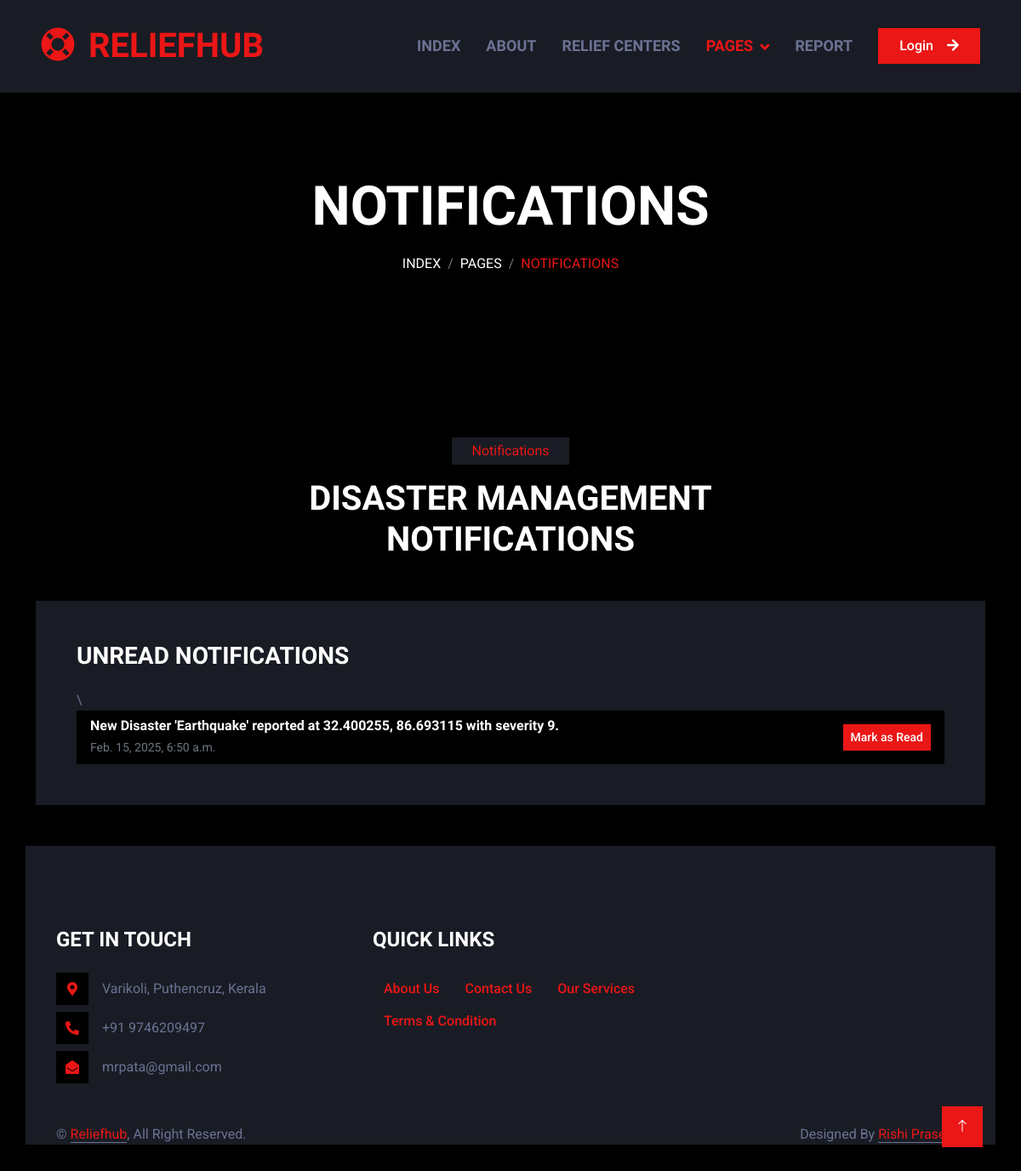
/notifications (signed in), run on an earlier commit of the app's database.
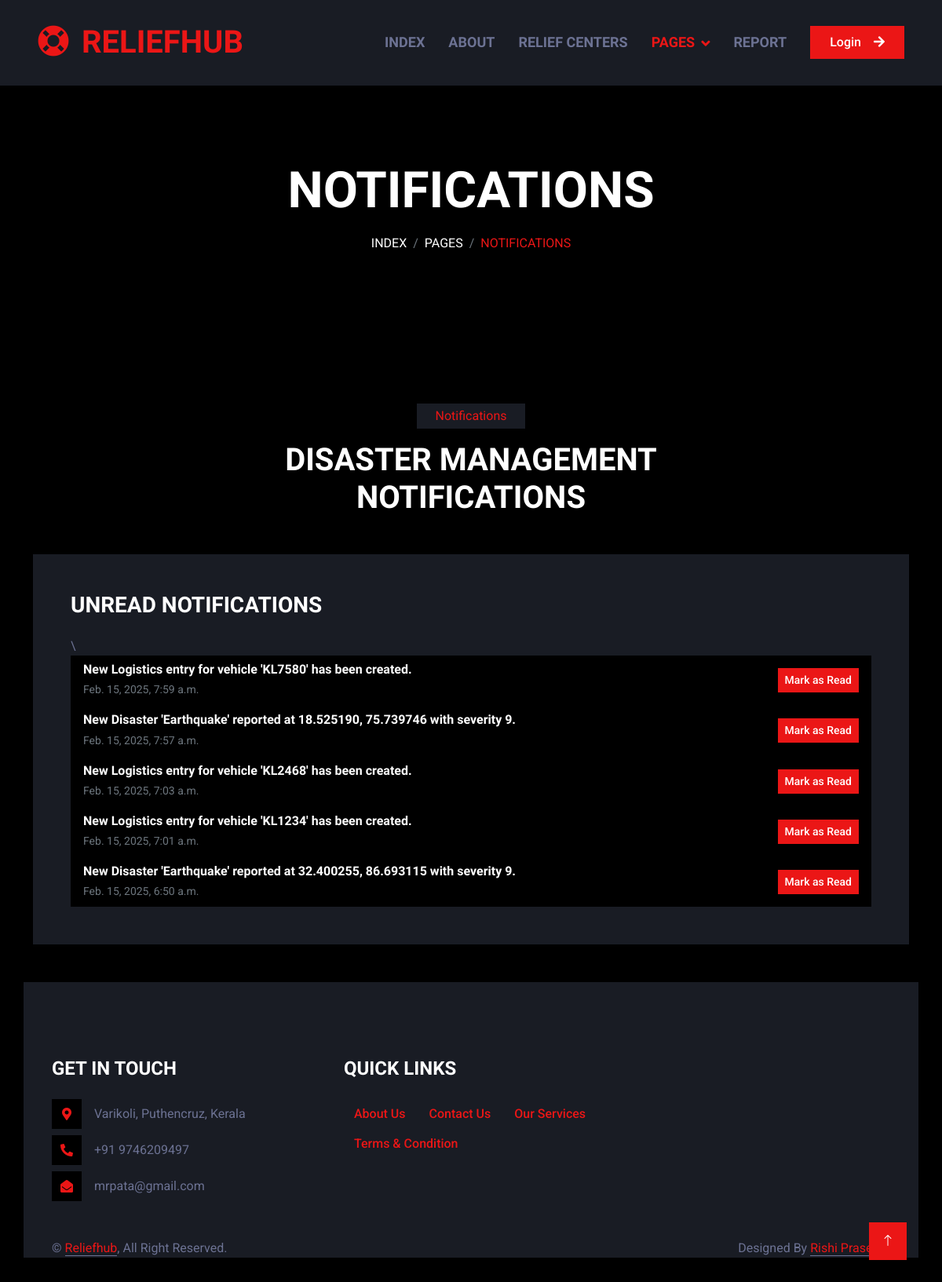
And on a later commit of the database.
### DRSCM/models.py (models this page shows, shortened)
class Notification(models.Model):
    user = models.ForeignKey(User, on_delete=models.CASCADE, null=True, blank=True)
    message = models.TextField()
    notification_type = models.CharField(max_length=20, choices=[
        ('disaster', 'Disaster Alert'),
        ('supply', 'Supply Request'),
        ('logistics', 'Logistics Update'),
    ])
    timestamp = models.DateTimeField(auto_now_add=True)
    is_read = models.BooleanField(default=False)

### DRSCM/views.py (the view)
# urls.py: path('notifications', views.notifications, name='notifications'),
def notifications(request):
    notifications = Notification.objects.filter(user=request.user, is_read=False).order_by('-timestamp')
    return render(request, 'notifications.html', {'notifications': notifications})

### template/notifications.html (shortened to what this page needs)
<!DOCTYPE html>
<html lang="en">
{% load static %}
<head>
    <link href="https://cdnjs.cloudflare.com/ajax/libs/font-awesome/5.10.0/css/all.min.css" rel="stylesheet">
    <link href="https://cdn.jsdelivr.net/npm/bootstrap-icons@1.4.1/font/bootstrap-icons.css" rel="stylesheet">
    <link href='{% static "lib/animate/animate.min.css"%}' rel="stylesheet">
    <link href='{% static "lib/owlcarousel/assets/owl.carousel.min.css"%}' rel="stylesheet">
    <link href='{% static "css/bootstrap.min.css"%}' rel="stylesheet">
    <link href='{% static "css/style.css"%}' rel="stylesheet">
</head>
<body>
    <nav class="navbar navbar-expand-lg bg-secondary navbar-dark sticky-top py-lg-0 px-lg-5 wow fadeIn" data-wow-delay="0.1s">
        <a href="index.html" class="navbar-brand ms-4 ms-lg-0">
            <h1 class="mb-0 text-primary text-uppercase"><i class="fa fa-life-ring me-3"></i>RELIEFHUB</h1>
        </a>
        <div class="collapse navbar-collapse" id="navbarCollapse">
            <div class="navbar-nav ms-auto p-4 p-lg-0">
                <a href="index" class="nav-item nav-link">Index</a>
                <a href="about" class="nav-item nav-link">About</a>
                <a href="relief_centers" class="nav-item nav-link">Relief Centers</a>
                <div class="nav-item dropdown">
                    <a href="#" class="nav-link dropdown-toggle active" data-bs-toggle="dropdown">Pages</a>
                </div>
                <a href="report" class="nav-item nav-link">Report</a>
            </div>
            <a href="login" class="btn btn-primary rounded-0 py-2 px-lg-4 d-none d-lg-block">Login<i class="fa fa-arrow-right ms-3"></i></a>
        </div>
    </nav>
    <div class="container-fluid page-header py-5 mb-5 wow fadeIn" data-wow-delay="0.1s">
        <div class="container text-center py-5">
            <h1 class="display-3 text-white text-uppercase mb-3 animated slideInDown">Notifications</h1>
            <nav aria-label="breadcrumb animated slideInDown">
                <ol class="breadcrumb justify-content-center text-uppercase mb-0">
                    <li class="breadcrumb-item"><a class="text-white" href="index">Index</a></li>
                    <li class="breadcrumb-item"><a class="text-white" href="#">Pages</a></li>
                    <li class="breadcrumb-item text-primary active" aria-current="page">Notifications</li>
                </ol>
            </nav>
        </div>
    </div>
    <div class="container-xxl py-5">
        <div class="container">
            <div class="text-center mx-auto mb-5 wow fadeInUp" data-wow-delay="0.1s" style="max-width: 600px;">
                <p class="d-inline-block bg-secondary text-primary py-1 px-4">Notifications</p>
                <h1 class="text-uppercase">Disaster Management Notifications</h1>
            </div>
            <div class="row g-4">
                <div class="col-lg-12">
                    <div class="bg-secondary p-5">
                        <h3 class="text-uppercase mb-4">Unread Notifications</h3>
                        \<ul class="list-group list-group-flush" id="notification-list">
                        {% for notification in notifications %}
                        <li class="list-group-item bg-dark text-light d-flex justify-content-between align-items-center">
                            <div>
                                <h6 class="mb-1">{{ notification.message }}</h6>
                                <small class="text-muted">{{ notification.timestamp }}</small>
                            </div>
                            <button class="btn btn-sm btn-primary mark-as-read">Mark as Read</button>
                        </li>
                        {% endfor %}
                    </ul>
                    </div>
                </div>
    <div class="container-fluid bg-secondary text-light footer mt-5 pt-5 wow fadeIn" data-wow-delay="0.1s">
        <div class="container py-5">
            <div class="row g-5">
                <div class="col-lg-4 col-md-6">
                    <h4 class="text-uppercase mb-4">Get In Touch</h4>
                    <div class="d-flex align-items-center mb-2">
                        <div class="btn-square bg-dark flex-shrink-0 me-3">
                            <span class="fa fa-map-marker-alt text-primary"></span>
                        </div>
                        <span>Varikoli, Puthencruz, Kerala</span>
                    </div>
                    <div class="d-flex align-items-center mb-2">
                        <div class="btn-square bg-dark flex-shrink-0 me-3">
                            <span class="fa fa-phone-alt text-primary"></span>
                        </div>
                        <span>+91 9746209497</span>
                    </div>
                    <div class="d-flex align-items-center">
                        <div class="btn-square bg-dark flex-shrink-0 me-3">
                            <span class="fa fa-envelope-open text-primary"></span>
                        </div>
                        <span>mrpata@gmail.com</span>
                    </div>
                </div>
                <div class="col-lg-4 col-md-6">
                    <h4 class="text-uppercase mb-4">Quick Links</h4>
                    <a class="btn btn-link" href="about">About Us</a>
                    <a class="btn btn-link" href="contact_us">Contact Us</a>
                    <a class="btn btn-link" href="our_services">Our Services</a>
                    <a class="btn btn-link" href="terms_conditions">Terms & Condition</a>
                </div>
            </div>
        </div>
        <div class="container">
            <div class="copyright">
                <div class="row">
                    <div class="col-md-6 text-center text-md-start mb-3 mb-md-0">
                        &copy; <a class="border-bottom" href="#">Reliefhub</a>, All Right Reserved.
                    </div>
                    <div class="col-md-6 text-center text-md-end">
                        Designed By <a class="border-bottom" href="https://github.com/CodedRichy">Rishi Praseeth</a>
                    </div>
                </div>
            </div>
        </div>
    </div>
    <a href="#" class="btn btn-primary btn-lg-square back-to-top"><i class="bi bi-arrow-up"></i></a>
</body>
</html>

### static/css/style.css (style rules this page uses)
:root { --primary: #EB1616; --secondary: #191C24; --light: #6C7293; --dark: #000000; }
.back-to-top { position: fixed; display: none; right: 45px; bottom: 45px; z-index: 99; }
.btn { font-weight: 500; transition: .5s; }
.btn-square { width: 38px; height: 38px; }
.btn-lg-square { width: 48px; height: 48px; }
.btn-square, .btn-sm-square, .btn-lg-square { padding: 0; display: flex; align-items: center; justify-content: center; font-weight: normal; }
.navbar .dropdown-toggle::after { border: none; content: "\f107"; font-family: "Font Awesome 5 Free"; font-weight: 900; vertical-align: middle; margin-left: 8px; }
.navbar .navbar-nav .nav-link { margin-right: 30px; padding: 40px 0; color: var(--light); font-family: 'Oswald', sans-serif; font-size: 18px; font-weight: 600; text-transform: uppercase; outline: none; }
.navbar .navbar-nav .nav-link:hover, .navbar .navbar-nav .nav-link.active { color: var(--primary); }
.navbar.sticky-top { top: -100px; transition: .5s; }
.page-header { background: linear-gradient(rgba(0, 0, 0, .100) }
.breadcrumb-item + .breadcrumb-item::before { color: var(--light); }
.footer .btn.btn-link { display: block; margin-bottom: 5px; padding: 0; text-align: left; color: var(--light); font-size: 15px; font-weight: normal; text-transform: capitalize; transition: .3s; }
.footer .btn.btn-link::before { position: relative; content: "\f105"; font-family: "Font Awesome 5 Free"; font-weight: 900; margin-right: 10px; }
.footer .copyright { padding: 1.5rem; font-size: 15px; background: var(--dark); }
.footer .copyright a { color: var(--light); }

What changed in the data, as far as the page shows it:
added Notification: message "New Logistics entry for vehicle 'KL7580' has been created.", timestamp "Feb. 15, 2025, 7:59 a.m."
added Notification: message "New Disaster 'Earthquake' reported at 18.525190, 75.739746 with severity 9.", timestamp "Feb. 15, 2025, 7:57 a.m."
added Notification: message "New Logistics entry for vehicle 'KL2468' has been created.", timestamp "Feb. 15, 2025, 7:03 a.m."
added Notification: message "New Logistics entry for vehicle 'KL1234' has been created.", timestamp "Feb. 15, 2025, 7:01 a.m."
